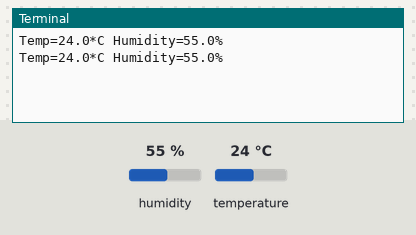
A program run on a simulated Raspberry Pi (BCM pin numbers). Shown: the last lines printed to the terminal. Inputs (shaded band) come from the test bench; at power-on: humidity 55 %, temperature 24 °C.

Above: at 1.2 s.
1.3 s: humidity set to 22 %
At 2.0 s:
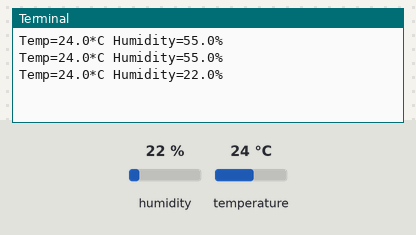
2.8 s: temperature set to 12 °C
At 3.6 s:
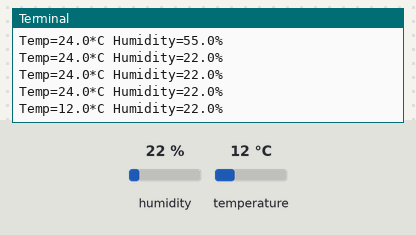
4.3 s: humidity set to 40 %
At 4.3 s:
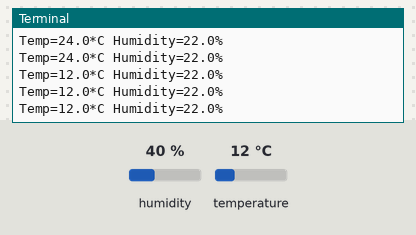
Timing chart, 0 to 7.3 s (numbered marks = the images above; inputs shaded):
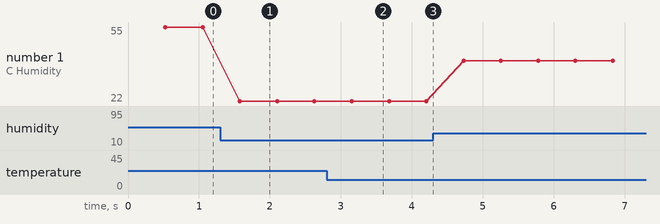

The program:

-Identifying_room_temperature_and_humitity_using_raspberry_pi.py
```python
import Adafruit_DHT
SENSOR=Adafruit_DHT.DHT11
PIN=4
while True:
    humidity,temperature=Adafruit_DHT.read(SENSOR,PIN)
    if humidity is not None and temperature is not None:
        print('Temp={0:0.1f}*C Humidity={1:0.1f}%'.format(temperature,humidity))
    else:
        print('connection failed')


import time
import Adafruit_DHT
import requests
channel_id=1521416
write_key='WND956XF9P9OX5IS'
read_key='YSSKCVIKZDZRHIYS'
PIN=4
SENSOR=Adafruit_DHT.DHT11
def measure(channel):
    try:
        humidity,temperature=Adafruit_DHT.read_retry(SENSOR,PIN)
        response=channel.update({'field1': temperature,'field2': humidity})
        read=channel.get({})
        print("Read:",read)
    except:
        print("connection failed")


if __name__== "__main__":
    while True:
        measure(channel)
        time.sleep(15)
```

Measured:
- after the input at 1.3 s, the terminal: prints a new line after 0.28 s (image 1)
- after the input at 2.8 s, the terminal: prints a new line after 0.35 s (image 2)
- plotted number 1: 55 → 22 after the input at 1.3 s, 22 → 40 after the input at 4.3 s
